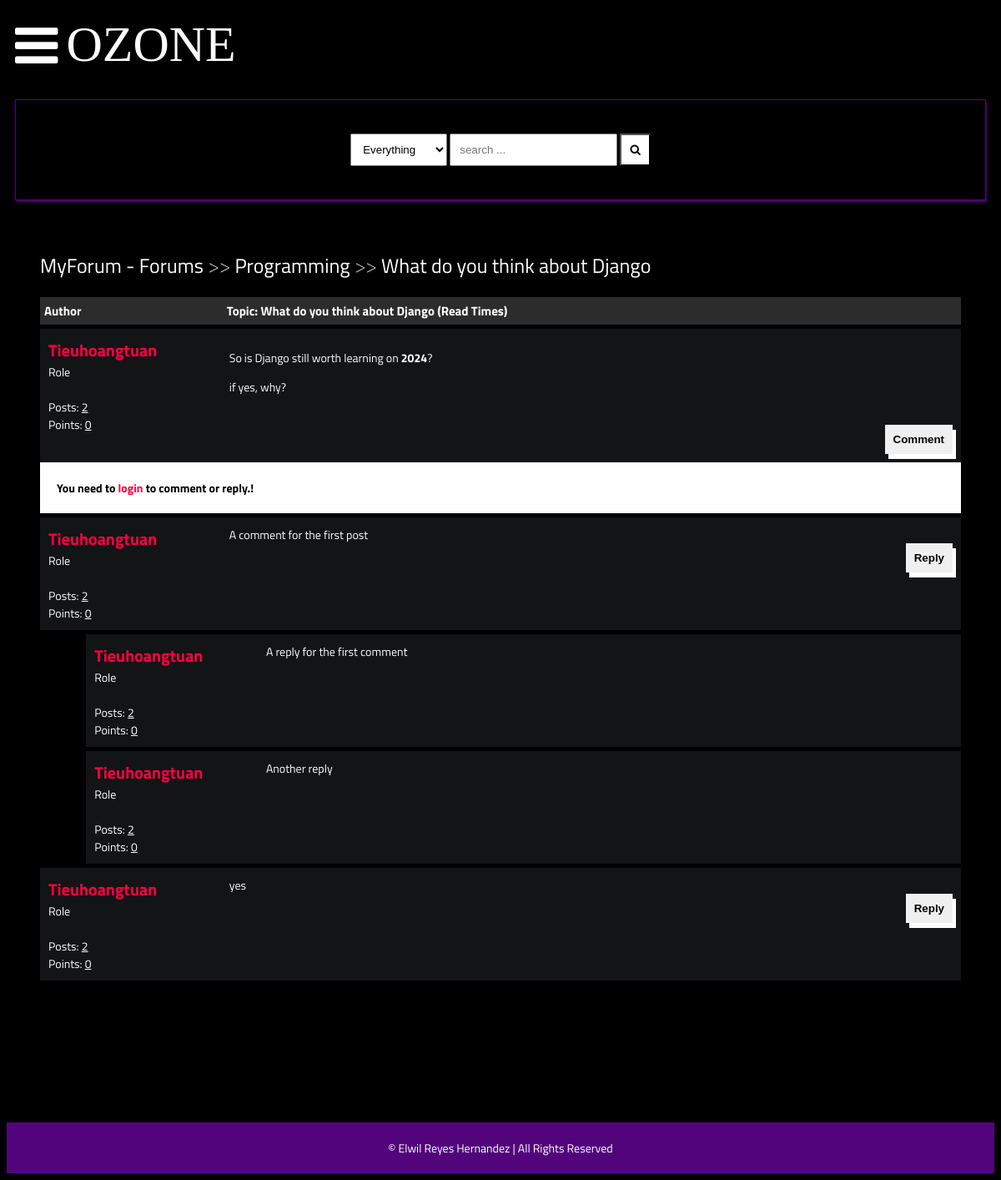
Screenshot of /detail/what-do-you-think-about-django/ with the database file from the repository.
### main/models.py (models this page shows, shortened)
class Post(models.Model):
    title = models.CharField(max_length=400)
    slug = models.SlugField(max_length=400, unique=True, blank=True)
    user = models.ForeignKey(Author, on_delete=models.CASCADE)
    content = HTMLField()
    categories = models.ManyToManyField(Category)
    date = models.DateTimeField(auto_now_add=True)
    approved = models.BooleanField(default=False)
    hit_count_generic = GenericRelation(HitCount, object_id_field='object_pk',
        related_query_name='hit_count_generic_relation'
    )
    tags = TaggableManager()
    comments = models.ManyToManyField(Comment, blank=True)
    closed = models.BooleanField(default=False)
    state = models.CharField(max_length=40, default="zero")
    def get_url(self):
        return reverse("detail", kwargs={
            "slug":self.slug
        })

class Category(models.Model):
    title = models.CharField(max_length=50)
    slug = models.SlugField(max_length=400, unique=True, blank=True)
    description = models.TextField(default="description")
    class Meta:
        verbose_name_plural = "categories"
    def __str__(self):
        return self.title
    def get_url(self):
        return reverse("posts", kwargs={
            "slug":self.slug
        })

class Author(models.Model):
    user = models.ForeignKey(User, on_delete=models.CASCADE)
    fullname = models.CharField(max_length=40, blank=True)
    slug = slug = models.SlugField(max_length=400, unique=True, blank=True)
    bio = HTMLField()
    points = models.IntegerField(default=0)
    profile_pic = ResizedImageField(size=[50, 80], quality=100, upload_to="authors", default=None, null=True, blank=True)
    @property
    def num_posts(self):
        return Post.objects.filter(user=self).count()

class Comment(models.Model):
    user = models.ForeignKey(Author, on_delete=models.CASCADE)
    content = models.TextField()
    date = models.DateTimeField(auto_now_add=True)
    replies = models.ManyToManyField(Reply, blank=True)

class Reply(models.Model):
    user = models.ForeignKey(Author, on_delete=models.CASCADE)
    content = models.TextField()
    date = models.DateTimeField(auto_now_add=True)
    class Meta:
        verbose_name_plural = "replies"

### main/views.py (the view)
# urls.py: path("detail/<slug>/", detail, name="detail"),
def detail(request, slug):
    post = get_object_or_404(Post, slug=slug)
    if request.user.is_authenticated:
        author = Author.objects.get(user=request.user)
    if "comment-form" in request.POST:
        comment = request.POST.get("comment")
        new_comment, created = Comment.objects.get_or_create(user=author, content=comment)
        post.comments.add(new_comment.id)
    if "reply-form" in request.POST:
        reply = request.POST.get("reply")
        commenr_id = request.POST.get("comment-id")
        comment_obj = Comment.objects.get(id=commenr_id)
        new_reply, created = Reply.objects.get_or_create(user=author, content=reply)
        comment_obj.replies.add(new_reply.id)
    context = {
        "post":post,
        "title": "OZONE: "+post.title,
    }
    update_views(request, post)
    return render(request, "detail.html", context)

### main/context_processors.py (called while the page is built, shortened)
def searchFunction(request):
    search_context = {}
    posts = Post.objects.all()
    return search_context

### main/utils.py (called while the page is built)
def update_views(request, object):
    context = {}
    hit_count = get_hitcount_model().objects.get_for_object(object)
    hits = hit_count.hits
    hitcontext = context["hitcount"] = {"pk": hit_count.pk}
    hit_count_response = HitCountMixin.hit_count(request, hit_count)
    if hit_count_response.hit_counted:
        hits = hits+1
        hitcontext["hitcounted"] = hit_count_response.hit_counted
        hitcontext["hit_message"] = hit_count_response.hit_message
        hitcontext["total_hits"] = hits

### templates/detail.html (shortened to what this page needs)
{% extends 'base.html' %}
{% load hitcount_tags %}
{% block content %}
    <div class="container">
        <div class="navigate">
            <span><a href="">MyForum - Forums</a> >> <a href="{{post.categories.all.0.get_url}}">{{post.categories.all.0}}</a> >> <a href="{{post.get_url}}">{{post.title}}</a></span>
        </div>
        <div class="topic-container">
            <div class="head">
                <div class="authors">Author</div>
                <div class="content">Topic: {{post.title}} (Read {% get_hit_count for post %} Times)</div>
            </div>
            <div class="body">
                <div class="authors">
                    <div class="username"><a href="">{{post.user.fullname|title}}</a></div>
                    <div>Role</div>
                    <div>Posts: <u>{{post.user.num_posts}}</u></div>
                    <div>Points: <u>{{post.user.points}}</u></div>
                </div>
                <div class="content">
                    {{post.content|safe}}
                    <br>
                    <div class="comment">
                        <button onclick="showComment()">Comment</button>
                    </div>
                </div>
            </div>
        </div>
        {% if post.closed == True %}
        <div style="background-color:#fff;color:#000;font-weight:bolder;padding:20px;width:100%;"> This Topic Is Closed! </div>
        {% else %}
        {% if request.user.is_authenticated %}
        <form action="." method="post">
            {% csrf_token %}
            <div class="comment-area hide" id="comment-area">
                <textarea name="comment" id="" placeholder="comment here ... "></textarea>
                <input type="submit" value="submit" name="comment-form">
            </div>
        </form>
        {% else %}
        <div style="background-color:#fff;color:#000;font-weight:bolder;padding:20px;width:100%;"> You need to <a href="{% url 'signin' %}"><b>login</b></a> to comment or reply.! </div>
        {% endif %}
        {% endif %}
        {% for comment in post.comments.all %}
        <div class="comments-container">
            <div class="body">
                <div class="authors">
                    <div class="username"><a href="">{{comment.user.fullname|title}}</a></div>
                    <div>Role</div>
                    <div>Posts: <u>{{comment.user.num_posts}}</u></div>
                    <div>Points: <u>{{comment.user.points}}</u></div>
                </div>
                <div class="content">
                    {{comment.content}}
                    <br>
                    <div class="comment">
                        <button onclick="showReply()">Reply</button>
                    </div>
                </div>
            </div>
        </div>
        {% for reply in comment.replies.all %}
        <div class="comments-container" style="width:95%; margin-left:5%;">
            <div class="body">
                <div class="authors">
                    <div class="username"><a href="">{{comment.user.fullname|title}}</a></div>
                    <div>Role</div>
                    <div>Posts: <u>{{reply.user.num_posts}}</u></div>
                    <div>Points: <u>{{reply.user.points}}</u></div>
                </div>
                <div class="content">
                    {{reply.content}}
                    <br>
                </div>
            </div>
        </div>
        {% endfor %}
        {% endfor %}
    </div>
    {% endblock content %}

### templates/base.html (shortened to what this page needs)
{% load static %}
<!DOCTYPE html>
<html lang="en">
<head>
    <link rel="stylesheet" href="{% static 'style.css' %}">
    <link rel="stylesheet" href="https://cdnjs.cloudflare.com/ajax/libs/font-awesome/4.7.0/css/font-awesome.min.css">
</head>
<body>
    <header>
        <div class="navbar">
            <a class="bar-icon" id="iconBar" onclick="hideIconBar()"><i class="fa fa-bars"></i></a>
            <div class="brand">OZONE</div>
        </div>
                <form action="{% url 'search_result' %}" role="form" method="GET">
                <div class="search-box">
                    <div>
                        <select name="search-box" id="">
                            <option value="Everything">Everything</option>
                        </select>
                        <input type="text" name="q" placeholder="search ...">
                        <button type="submit" name="search"><i class="fa fa-search"></i></button>
                    </div>
                </div>
                </form>
    </header>
    {% block content %}
    {% endblock content %}
    <footer>
        <span>&copy;  Elwil Reyes Hernandez | All Rights Reserved</span>
    </footer>
</body>
</html>

### static/style.css (style rules this page uses)
* { box-sizing: border-box; }
html { font-size: 14px; font-family: 'Titillium Web', sans-serif; background-color:rgb(0,0,0); color:#FEFEFE; }
a { color:#FF0042; font-weight: bolder; text-decoration: none; }
.container { margin: 20px; padding: 20px; }
header { margin-inline: 10px; }
.navbar { display:flex; align-items: center; }
.bar-icon { font-size: 60px; display: inline-block; margin-right:10px; color: #fff; cursor: pointer; }
.brand { font-size:60px; display: inline-block; font-family:aquire; }
.search-box { border: solid 1px #52057b; margin-top: 20px; padding: 40px; display:flex; justify-content: center; box-shadow:1px 2px 3px #52057b; }
.search-box select { padding: 10px; }
.search-box input { padding: 10px; }
.search-box button { padding: 10px; background-color:#fff; color:#000000; }
footer { margin-top: 20px; padding: 20px; background-color: #52057b; display: block; text-align: center; }
.navigate { margin-block: 20px; font-weight: lighter; font-size: 24px; }
.navigate a { color: #fff; }
.head { display: flex; background-color: #2C2C2C; padding: 5px; font-weight: bold; font-size: 15px; }
.authors { flex: 20%; }
.content { flex: 80%; }
.body { display: flex; background-color: #131415; padding: 10px; margin-top: 5px; }
.body .authors .username { font-size: 20px; }
.body .content .comment button { border:none; padding:10px; font-weight: bolder; box-shadow: 4px 6px #fff; cursor: pointer; float: right; }

### rows the page displays
Post: categories.all.0 "Programming", title "What do you think about Django", user.fullname "Tieuhoangtuan", user.num_posts "2", user.points "0", content "So is Django still worth learning on 2024 ? if yes, why?"
Comment: user.fullname "Tieuhoangtuan", user.num_posts "2", user.points "0", content "A comment for the first post"
Reply: user.num_posts "2", user.points "0", content "A reply for the first comment"
Reply: user.num_posts "2", user.points "0", content "Another reply"
Comment: user.fullname "Tieuhoangtuan", user.num_posts "2", user.points "0", content "yes"
